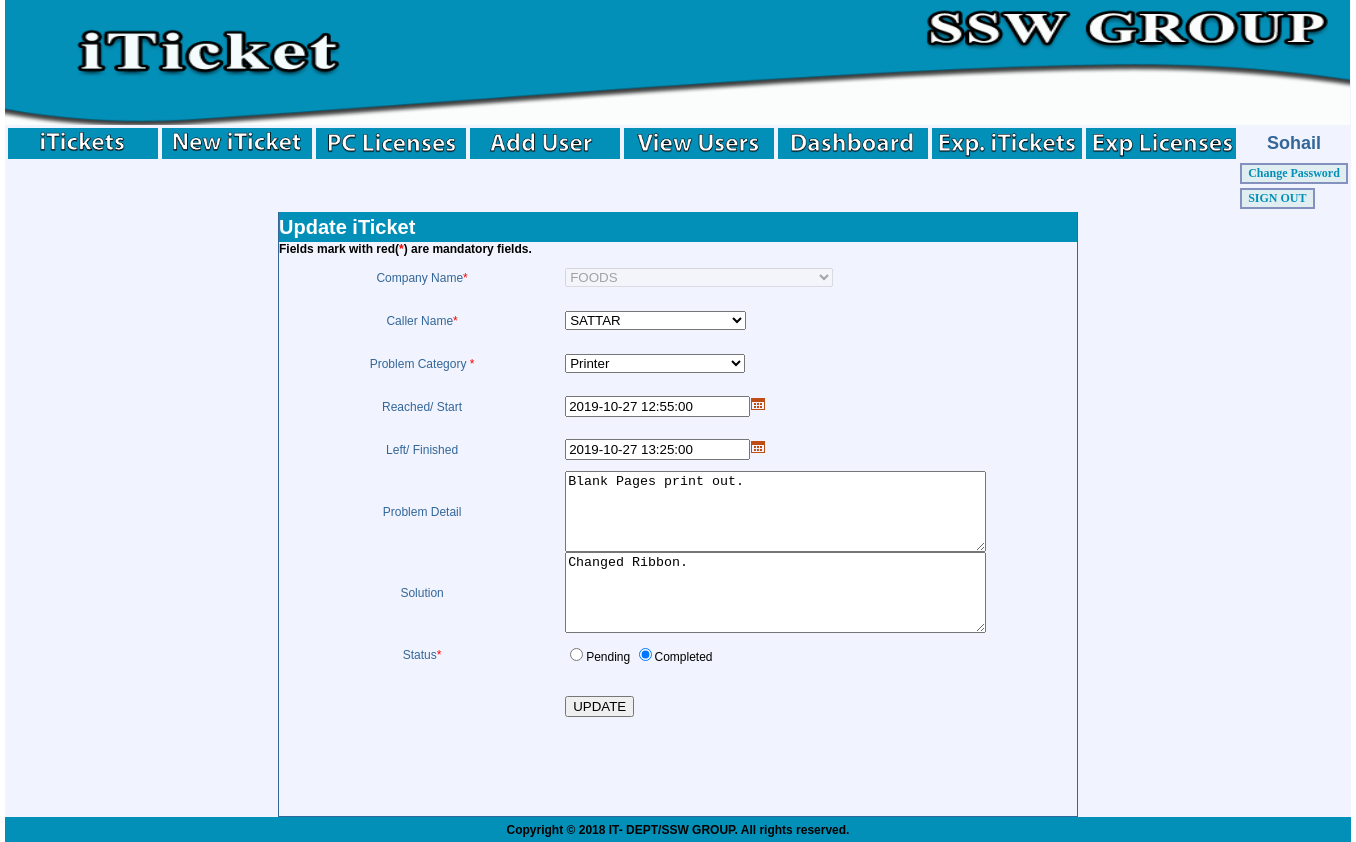
The app's page /newiticket.php?itick_id=1256&company=FOODS&assetid=2 (signed in) with its own data.
### tables this page shows
CREATE TABLE IF NOT EXISTS `iticket_info` (
  `itick_id` int(11) NOT NULL AUTO_INCREMENT,
  `Callername` varchar(50) NOT NULL,
  `Companyname` varchar(100) NOT NULL,
  `iticket_cat` varchar(50) NOT NULL,
  `iticket_problem` varchar(1000) NOT NULL,
  `solution` varchar(1000) NOT NULL,
  `reached` datetime NOT NULL,
  `status` varchar(20) NOT NULL,
  `user_id` int(15) NOT NULL,
  `Assetid` int(15) NOT NULL,
  `left_site` datetime DEFAULT NULL,
  `assign` int(10) DEFAULT NULL,
  PRIMARY KEY (`itick_id`)
);

CREATE TABLE IF NOT EXISTS `userinfo` (
  `Assetid` int(11) NOT NULL AUTO_INCREMENT,
  `CompanyName` varchar(100) DEFAULT NULL,
  `Dept` varchar(18) DEFAULT NULL,
  `Email` varchar(45) DEFAULT NULL,
  `Username` varchar(50) DEFAULT NULL,
  PRIMARY KEY (`Assetid`)
);

CREATE TABLE IF NOT EXISTS `iticket_category` (
  `Categories` varchar(22) DEFAULT NULL,
  `id` int(2) NOT NULL AUTO_INCREMENT,
  PRIMARY KEY (`id`)
);

### templates_c/%%87^870^870B063E%%newiticket.html.php (the view, shortened to what the rows shown need)
<!DOCTYPE html PUBLIC "-//W3C//DTD XHTML 1.0 Transitional//EN" "http://www.w3.org/TR/xhtml1/DTD/xhtml1-transitional.dtd">
<html xmlns="http://www.w3.org/1999/xhtml">
<head>
<link href="style.css" rel="stylesheet" type="text/css" />
<link href="datetime/jquery.datetimepicker.min.css" rel="stylesheet" type="text/css" />
<!--<?php $_smarty_tpl_vars = $this->_tpl_vars;
$this->_smarty_include(array('smarty_include_tpl_file' => "../common.html", 'smarty_include_vars' => array()));
$this->_tpl_vars = $_smarty_tpl_vars;
unset($_smarty_tpl_vars);
 ?>-->
</head>
<body>
<table width="1345"  align="center" cellpadding="0" cellspacing="0"  bgcolor="F1F4FE" >
  <tr>
    <td height="75" colspan="2">
    <img src="images/header.gif" width="1345" height="125" />
    </td>
    </tr>
            <tr>
           		<td>
                	<table width="1345">
                    	<tr>
           <td><a href="mainpage.php"><img src="images/itickets.gif" width="150" style="cursor:pointer"/></a></td>
           <td><a href="newiticket.php"><img src="images/new-iticket.gif" width="150" style="cursor:pointer"/></a></td>
           <td><a href="pclicenses.php"><img src="images/pclicenses.gif" width="150" style="cursor:pointer" /></a></td>
           <td><a href="adduser.php"><img src="images/adduser.gif" width="150" style="cursor:pointer" /></a></td>
           <td><a href="viewusers.php"><img src="images/viewusers.gif" width="150" style="cursor:pointer" /></a></td>
           <td><a href="dashboard.php"><img src="images/dashboard.gif" width="150" style="cursor:pointer" /></a></td>
           <td width="100"><a href="export_iTicket.php"><img src="images/exp_iTickets.gif" width="150" style="cursor:pointer" /></a></td>
           <td width="100"><a href="exp_pclicenses.php.php"><img src="images/exp-licenses.gif" width="150" style="cursor:pointer" /></a></td>
           <td width="100" id="normal_text"><strong><font size=+1><?php echo $this->_tpl_vars['display_name']; ?>
</font></strong></td>
            </tr>
           <tr>
                   <td width="100">&nbsp;</td>
          		<td width="100">&nbsp;</td>
          	 	<td width="100">&nbsp;</td>
           		 <td width="100">&nbsp;</td>
           		<td width="100">&nbsp;</td>
                 <td width="100">&nbsp;</td>
           		<td width="100">&nbsp;</td>
                <td width="100">&nbsp;</td>
                <td width="75"><a href="changepass.php" style="cursor:pointer"><input type="button" class="button" value="Change Password"/></a></td>
            </tr>
            <tr>
            		<td width="100">&nbsp;</td>
                 <td width="100">&nbsp;</td>
           		<td width="100">&nbsp;</td>
                <td width="100">&nbsp;</td>
                 <td width="100">&nbsp;</td>
           		<td width="100">&nbsp;</td>
                <td width="100">&nbsp;</td>
                 <td width="100">&nbsp;</td>
                    <td width="100">
       					 <a href="index.php?val=o"><input type="button" value="SIGN OUT" name="out" id="out" class="button" style="cursor:pointer"/></a>
       				 </td>
            </tr>
             </table>
             </td>
           </tr>
  <tr>
    <td width="1250" bgcolor="F1F4FE"><form id="iticket" method="post" name="iticket" onsubmit="return validate()" action="newiticket.php" >
      <table width="800" height="487" border="0" cellpadding="0" cellspacing="0" align="center" class="tbl" >
        <tr>
          <td height="30" colspan="2" bgcolor="#0390B8" id="heading"><?php if ($this->_tpl_vars['itick_id']): ?>Update<?php else: ?>Add <?php endif; ?> iTicket</td>
        </tr>
        <tr>
        	<td colspan="2">
            <strong>Fields mark with red(<span class="red">*</span>) are mandatory fields.</strong>
            </td>
        </tr>
        <tr>
          <td width="251" height="43" id="normal_text">Company Name<span class="red">*</span></td>
          <td width="449">
          						<select name="company" id="company" onchange="document.getElementById('iticket').submit()" <?php if ($this->_tpl_vars['itick_id']): ?> disabled="disabled"<?php endif; ?> >
									<?php unset($this->_sections['c']);
$this->_sections['c']['name'] = 'c';
$this->_sections['c']['loop'] = is_array($_loop=$this->_tpl_vars['Company_list']) ? count($_loop) : max(0, (int)$_loop); unset($_loop);
$this->_sections['c']['show'] = true;
$this->_sections['c']['max'] = $this->_sections['c']['loop'];
$this->_sections['c']['step'] = 1;
$this->_sections['c']['start'] = $this->_sections['c']['step'] > 0 ? 0 : $this->_sections['c']['loop']-1;
if ($this->_sections['c']['show']) {
    $this->_sections['c']['total'] = $this->_sections['c']['loop'];
} else
    $this->_sections['c']['total'] = 0;
if ($this->_sections['c']['show']):
            for ($this->_sections['c']['index'] = $this->_sections['c']['start'], $this->_sections['c']['iteration'] = 1;
                 $this->_sections['c']['iteration'] <= $this->_sections['c']['total'];
                 $this->_sections['c']['index'] += $this->_sections['c']['step'], $this->_sections['c']['iteration']++):
$this->_sections['c']['rownum'] = $this->_sections['c']['iteration'];
$this->_sections['c']['index_prev'] = $this->_sections['c']['index'] - $this->_sections['c']['step'];
$this->_sections['c']['index_next'] = $this->_sections['c']['index'] + $this->_sections['c']['step'];
$this->_sections['c']['first']      = ($this->_sections['c']['iteration'] == 1);
$this->_sections['c']['last']       = ($this->_sections['c']['iteration'] == $this->_sections['c']['total']);
?>
                                       <option value="<?php echo $this->_tpl_vars['Company_list'][$this->_sections['c']['index']][0]; ?>
"<?php if ($this->_tpl_vars['company'] == $this->_tpl_vars['Company_list'][$this->_sections['c']['index']][0]): ?> selected="selected" <?php elseif ($this->_tpl_vars['Companyname'] == $this->_tpl_vars['Company_list'][$this->_sections['c']['index']][0]): ?> selected="selected" <?php endif; ?>>
											<?php echo $this->_tpl_vars['Company_list'][$this->_sections['c']['index']][0]; ?>
										</option>
									<?php endfor; endif; ?>
								</select>
          </td>
        </tr>
               <tr>
          <td width="251" height="43"  id="normal_text">Caller Name<span class="red">*</span></td>
          <td width="449">
          <select name="callernameassetid">
          <?php unset($this->_sections['u']);
$this->_sections['u']['name'] = 'u';
$this->_sections['u']['loop'] = is_array($_loop=$this->_tpl_vars['users_list']) ? count($_loop) : max(0, (int)$_loop); unset($_loop);
$this->_sections['u']['show'] = true;
$this->_sections['u']['max'] = $this->_sections['u']['loop'];
$this->_sections['u']['step'] = 1;
$this->_sections['u']['start'] = $this->_sections['u']['step'] > 0 ? 0 : $this->_sections['u']['loop']-1;
if ($this->_sections['u']['show']) {
    $this->_sections['u']['total'] = $this->_sections['u']['loop'];
} else
    $this->_sections['u']['total'] = 0;
if ($this->_sections['u']['show']):
            for ($this->_sections['u']['index'] = $this->_sections['u']['start'], $this->_sections['u']['iteration'] = 1;
                 $this->_sections['u']['iteration'] <= $this->_sections['u']['total'];
                 $this->_sections['u']['index'] += $this->_sections['u']['step'], $this->_sections['u']['iteration']++):
$this->_sections['u']['rownum'] = $this->_sections['u']['iteration'];
$this->_sections['u']['index_prev'] = $this->_sections['u']['index'] - $this->_sections['u']['step'];
$this->_sections['u']['index_next'] = $this->_sections['u']['index'] + $this->_sections['u']['step'];
$this->_sections['u']['first']      = ($this->_sections['u']['iteration'] == 1);
$this->_sections['u']['last']       = ($this->_sections['u']['iteration'] == $this->_sections['u']['total']);
?>
					<option value="<?php echo $this->_tpl_vars['users_list'][$this->_sections['u']['index']][0]; ?>
|<?php echo $this->_tpl_vars['users_list'][$this->_sections['u']['index']][1]; ?>
" <?php if ($this->_tpl_vars['assetid'] == $this->_tpl_vars['users_list'][$this->_sections['u']['index']][0]): ?> selected="selected" <?php endif; ?>>
							<?php echo $this->_tpl_vars['users_list'][$this->_sections['u']['index']][1]; ?>
					</option>
		<?php endfor; endif; ?>
          </select>
          </td>
        </tr>
        <tr>
          <td width="251" height="43"  id="normal_text">Problem Category<span class="red"> *</span></td>
          <td width="449">
          <select name="problem">
          				<?php unset($this->_sections['p']);
$this->_sections['p']['name'] = 'p';
$this->_sections['p']['loop'] = is_array($_loop=$this->_tpl_vars['iTicket_Cat']) ? count($_loop) : max(0, (int)$_loop); unset($_loop);
$this->_sections['p']['show'] = true;
$this->_sections['p']['max'] = $this->_sections['p']['loop'];
$this->_sections['p']['step'] = 1;
$this->_sections['p']['start'] = $this->_sections['p']['step'] > 0 ? 0 : $this->_sections['p']['loop']-1;
if ($this->_sections['p']['show']) {
    $this->_sections['p']['total'] = $this->_sections['p']['loop'];
} else
    $this->_sections['p']['total'] = 0;
if ($this->_sections['p']['show']):
            for ($this->_sections['p']['index'] = $this->_sections['p']['start'], $this->_sections['p']['iteration'] = 1;
                 $this->_sections['p']['iteration'] <= $this->_sections['p']['total'];
                 $this->_sections['p']['index'] += $this->_sections['p']['step'], $this->_sections['p']['iteration']++):
$this->_sections['p']['rownum'] = $this->_sections['p']['iteration'];
$this->_sections['p']['index_prev'] = $this->_sections['p']['index'] - $this->_sections['p']['step'];
$this->_sections['p']['index_next'] = $this->_sections['p']['index'] + $this->_sections['p']['step'];
$this->_sections['p']['first']      = ($this->_sections['p']['iteration'] == 1);
$this->_sections['p']['last']       = ($this->_sections['p']['iteration'] == $this->_sections['p']['total']);
?>
							<option value="<?php echo $this->_tpl_vars['iTicket_Cat'][$this->_sections['p']['index']][1]; ?>
" <?php if ($this->_tpl_vars['iticket_cat'] == $this->_tpl_vars['iTicket_Cat'][$this->_sections['p']['index']][1]): ?> selected="selected" <?php endif; ?>>
								<?php echo $this->_tpl_vars['iTicket_Cat'][$this->_sections['p']['index']][1]; ?>
							</option>
						<?php endfor; endif; ?>
          </select>
          </td>
        </tr>
         <tr>
          <td width="251" height="43"  id="normal_text">Reached/ Start</td>
          <td width="449"><input id="reach" name="reached" value="<?php echo $this->_tpl_vars['reached']; ?>
"  /><img src="images/icon_cal.png" /> </td>
        </tr>
         <tr>
          <td width="251" height="43"  id="normal_text">Left/ Finished</td>
          <td width="449"><input id="left" name="left" value="<?php echo $this->_tpl_vars['left']; ?>
" /><img src="images/icon_cal.png" /></td>
        </tr>
         <tr>
          <td width="251" height="43"  id="normal_text">Problem Detail</td>
          <td width="449"><textarea name="problem_detail" cols="50" rows="5"><?php echo $this->_tpl_vars['iticket_problem']; ?>
</textarea></td>
        </tr>
                 <tr>
          <td width="251" height="43"  id="normal_text">Solution</td>
          <td width="449"><textarea name="solution" cols="50" rows="5"><?php echo $this->_tpl_vars['solution']; ?>
</textarea></td>
        </tr>
        <tr>
          <td width="251" height="43"  id="normal_text">Status<span class="red">*</span></td>
          <td width="449">
          <input type="radio" name="status" id="status_p" value="p" <?php if ($this->_tpl_vars['status'] == 'p' || $this->_tpl_vars['itick_id'] == ''): ?>checked="checked" <?php endif; ?>/><span>Pending</span>
          <input type="radio" name="status" id="status_c" value="c" <?php if ($this->_tpl_vars['status'] == 'c'): ?> checked="checked" <?php endif; ?> /><span>Completed</span>
          </td>
        </tr>
        <tr>
        <td>&nbsp;</td>
          <td height="60"  align="left" width="50"><input type="submit" value=<?php if ($this->_tpl_vars['itick_id']): ?>"UPDATE"<?php else: ?>"ADD"<?php endif; ?>  style="cursor:pointer" /></td>
        </tr>
        <tr>
          <td colspan="2" height="80" align="center" class="red"><?php echo $this->_tpl_vars['display']; ?>
</td>
        </tr>
      </table>
    </form></td>
  </tr>
    <th colspan="3" bgcolor="#0390B8" height="25">Copyright © 2018 IT- DEPT/SSW GROUP. All rights reserved.</th>
</table>
</body>
</html>

### records on screen
iticket_info: company "FOODS", callernameassetid "SATTAR", problem "Printer", reached "2019-10-27 12:55:00", left "2019-10-27 13:25:00", problem_detail "Blank Pages print out.", solution "Changed Ribbon.", status "☑", itick_id "UPDATE"

### other values on screen
$this->_tpl_vars['display_name'] "Sohail"
